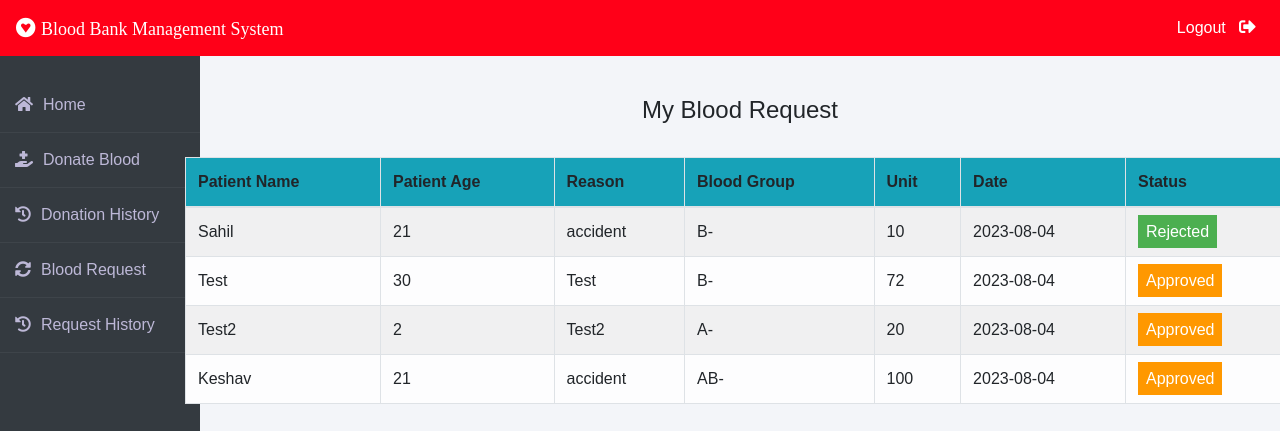
Page /donor/request_history.php (signed in) on the committed database.
### tables this page shows
CREATE TABLE `patient_info` (
  `id` int(11) NOT NULL,
  `user_id` int(11) NOT NULL,
  `patient_name` varchar(20) NOT NULL,
  `patient_age` int(11) NOT NULL,
  `reason` varchar(20) NOT NULL,
  `bloodgroup` varchar(20) NOT NULL,
  `unit` int(11) NOT NULL,
  `date` date NOT NULL DEFAULT current_timestamp(),
  `status` varchar(20) NOT NULL DEFAULT 'Pending'
);

### donor/request_history.php (the view, shortened to what this page needs)
<?php
$conn = new mysqli('localhost', 'root', '', 'blood_bank');
$user_id = $_SESSION['user_id'];
$sql = "SELECT * FROM patient_info WHERE user_id = ?";
$stmt = $conn->prepare($sql);
$stmt->bind_param("i", $user_id);
$stmt->execute();
$result = $stmt->get_result();
?>
<!DOCTYPE html>
<html lang="en">
<head>
</head>
<body>
<br><br>
<div class="container">
    <h4 class="text-center">My Blood Request</h4><br>
    <table class="table table-light table-hover table-bordered table-striped">
        <thead class="bg-info">
            <tr>
                <th scope="col">Patient Name</th>
                <th scope="col">Patient Age</th>
                <th scope="col">Reason</th>
                <th scope="col">Blood Group</th>
                <th scope="col">Unit</th>
                <th scope="col">Date</th>
                <th scope="col">Status</th>
            </tr>
        </thead>
        <tbody>
        <?php
            if ($result->num_rows > 0) {
                while ($row = $result->fetch_assoc()) {
                    echo '<tr>';
                    echo '<td>' . $row['patient_name'] . '</td>';
                    echo '<td>' . $row['patient_age'] . '</td>';
                    echo '<td>' . $row['reason'] . '</td>';
                    echo '<td>' . $row['bloodgroup'] . '</td>';
                    echo '<td>' . $row['unit'] . '</td>';
                    echo '<td>' . $row['date'] . '</td>';
                    if ($row['status'] == 'Approved') {
                        echo '<td><span class="label warning">Approved</span></td>';
                    } elseif ($row['status'] == 'Rejected') {
                        echo '<td><span class="label success">Rejected</span></td>';
                    } else {
                        echo '<td><span style="color: white;margin-left: 0px;" class="label info">Pending</span></td>';
                    }
                    echo '</tr>';
                }
            } else {
                echo '<tr><td colspan="6">No request history found.</td></tr>';
            }
            ?>
        </tbody>
    </table>
</div>
</body>
</html>

### donor/request_history.php (style rules this page uses)
.container { position: relative; left: 100px; }
.label { color: white; padding: 8px; }
.success { background-color: #4CAF50; }
.warning { background-color: #ff9800; }

### rows in the picture
patient_info: patient_name "Sahil", patient_age "21", reason "accident", bloodgroup "B-", unit "10", date "2023-08-04", status "Rejected"
patient_info: patient_name "Test", patient_age "30", reason "Test", bloodgroup "B-", unit "72", date "2023-08-04", status "Approved"
patient_info: patient_name "Test2", patient_age "2", reason "Test2", bloodgroup "A-", unit "20", date "2023-08-04", status "Approved"
patient_info: patient_name "Keshav", patient_age "21", reason "accident", bloodgroup "AB-", unit "100", date "2023-08-04", status "Approved"
